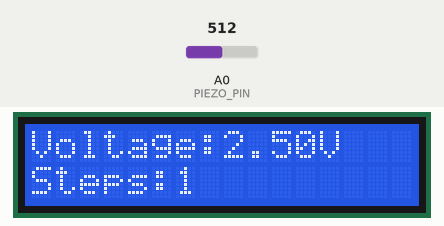
Simulated run of this sketch. Board: Arduino Uno, built with avr-gcc and run on an emulated ATmega328P. Parts: 16×2 character LCD. Inputs (shaded band) come from the test bench; at power-on: A0 (PIEZO_PIN) = 512.

Above: at 3.2 s.
3.3 s: A0 (PIEZO_PIN) set to 716
At 3.9 s:
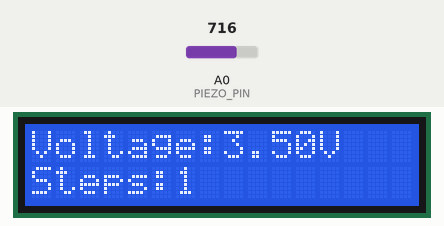
5.0 s: A0 (PIEZO_PIN) set to 900
At 5.4 s:
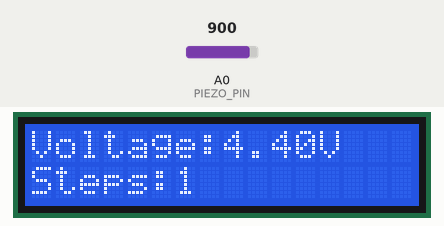
6.6 s: A0 (PIEZO_PIN) set to 1023
At 8.2 s:
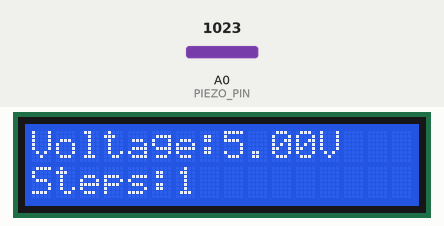
Timing chart, 0 to 9.7 s (numbered marks = the images above; inputs shaded):
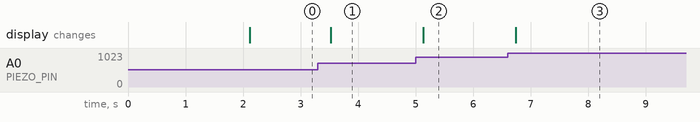

Measured:
- after the input at 3.3 s, the display: changes after 0.22 s (image 1)
- after the input at 5.0 s, the display: changes after 0.13 s (image 2)
- after the input at 6.6 s, the display: changes after 0.14 s (image 3)

The sketch:

footstep_generator.ino
```cpp
#include <Wire.h>
#include <LiquidCrystal_I2C.h>

LiquidCrystal_I2C lcd(0x27, 16, 2);  // I2C address 0x27 (some modules use 0x3F)

const int PIEZO_PIN = A0;
const float VREF = 5.0;
const float STEP_THRESHOLD = 0.5;    // volts; tune after testing

int stepCount = 0;
bool stepActive = false;
unsigned long lastUpdate = 0;

void setup() {
  lcd.init();
  lcd.backlight();
  lcd.setCursor(0, 0);
  lcd.print("Footstep Energy");
  lcd.setCursor(0, 1);
  lcd.print("Generator");
  delay(2000);
  lcd.clear();
}

void loop() {
  float volts = analogRead(PIEZO_PIN) * (VREF / 1023.0);

  if (volts > STEP_THRESHOLD && !stepActive) {
    stepCount++;
    stepActive = true;
  } else if (volts < STEP_THRESHOLD / 2) {
    stepActive = false;
  }

  if (millis() - lastUpdate > 200) {
    lastUpdate = millis();
    lcd.setCursor(0, 0);
    lcd.print("Voltage:");
    lcd.print(volts, 2);
    lcd.print("V   ");
    lcd.setCursor(0, 1);
    lcd.print("Steps:");
    lcd.print(stepCount);
    lcd.print("     ");
  }
}
```
